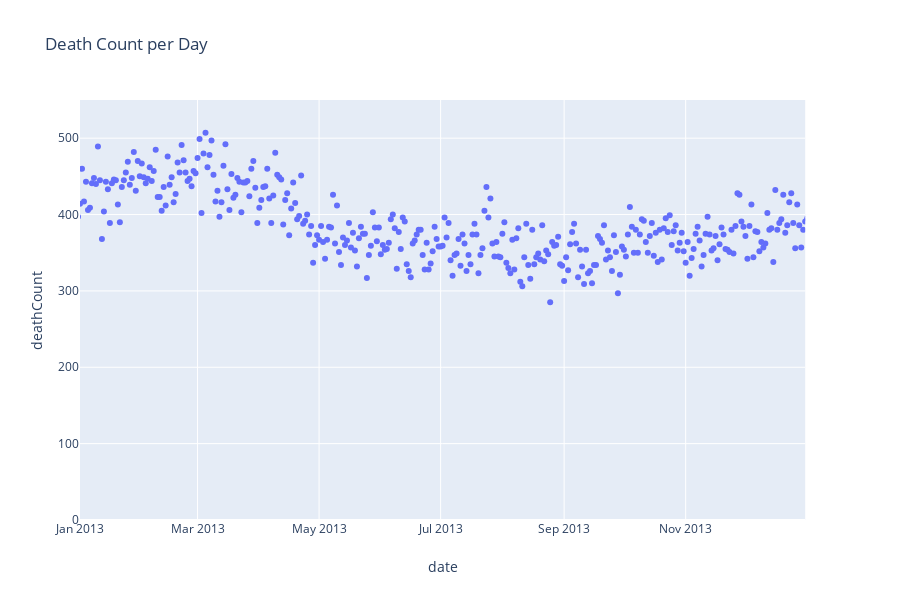

The code cell stored with this chart in its notebook:
### Markdown cell above
## fine grained death count per day in a certain period
The next scatter plot shows all number of deaths on day values for a randomly chosen period.

### Code cell
# time to visualize - just date on the horizontal axis and deathCount on the vertical axis
# arbitrarily show 2013
# ensure axis range from 0-550
fig = px.scatter(data, x="date", y="deathCount", render_mode='svg',labels={'grade_smooth':'gradient'}, title="Death Count per Day")
fig.update_layout(xaxis_range=[datetime.datetime(2013, 1, 1),
                               datetime.datetime(2013, 12, 31)],yaxis_range=[0,550])
fig.show()

### Figure 1 — Plotly figure (JSON) as saved in the notebook; plotly's stock layout.template omitted (floating-point values rounded to 4 significant figures; data arrays with more than 128 entries replaced by an {"elided": "..."} marker saying what was removed)
{"data": [{"hoverlabel": {"namelength": 0}, "hovertemplate": "date=%{x}<br>deathCount=%{y}", "legendgroup": "", "marker": {"color": "#636efa", "symbol": "circle"}, "mode": "markers", "name": "", "showlegend": false, "type": "scatter", "x": {"elided": "8401 str values"}, "xaxis": "x", "y": {"elided": "8401 int values"}, "yaxis": "y"}], "layout": {"height": 600, "legend": {"tracegroupgap": 0}, "title": {"text": "Death Count per Day"}, "xaxis": {"anchor": "y", "domain": [0, 0.98], "range": ["2013-01-01T00:00:00", "2013-12-31T00:00:00"], "title": {"text": "date"}}, "yaxis": {"anchor": "x", "domain": [0, 1], "range": [0, 550], "title": {"text": "deathCount"}}}}
